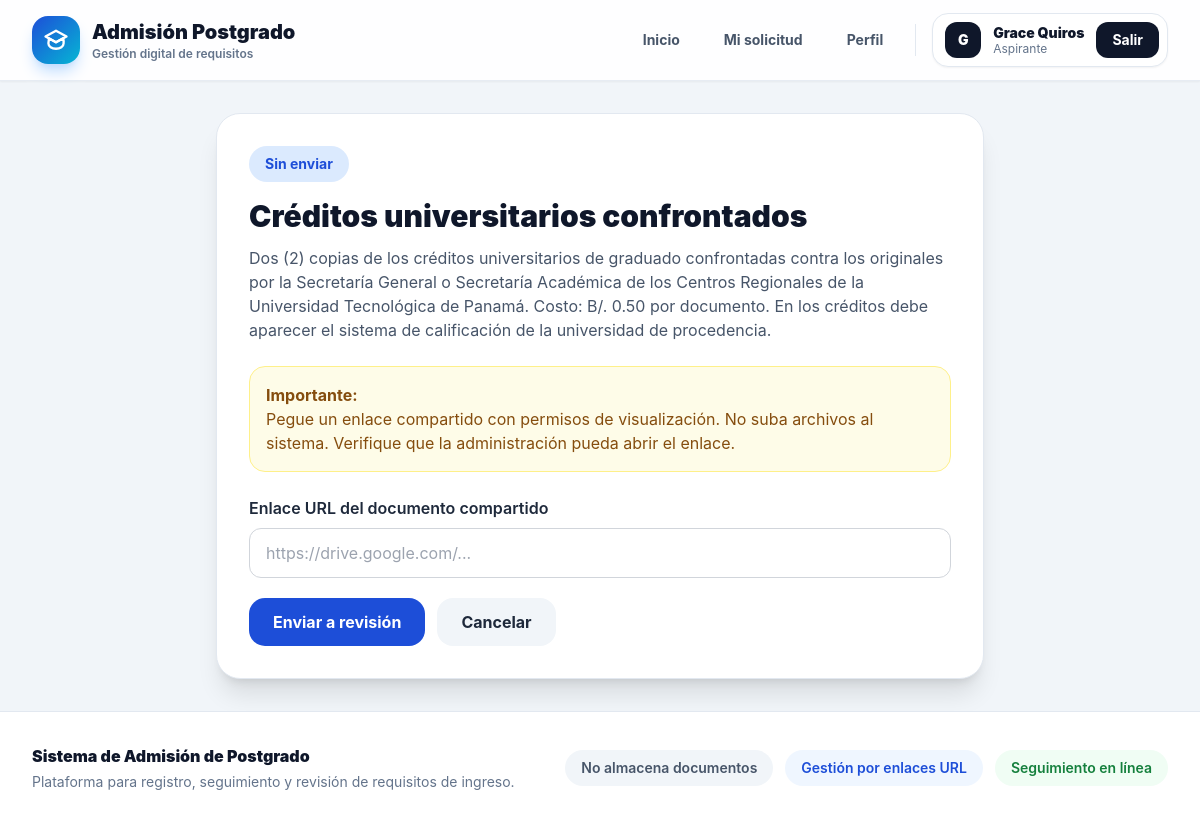
The page /estudiante/entrega/2/ (signed in) on the database its author committed.
### admisiones/models.py (models this page shows, shortened)
class StudentDocumentSubmission(models.Model):
    SIN_ENVIAR = 'SIN_ENVIAR'
    EN_REVISION = 'EN_REVISION'
    EN_PROCESO = 'EN_PROCESO'
    SUBSANAR = 'SUBSANAR'
    APROBADO = 'APROBADO'
    RECHAZADO = 'RECHAZADO'
    STATUS_CHOICES = [
        (SIN_ENVIAR, 'Sin enviar'),
        (EN_REVISION, 'En revisión'),
        (EN_PROCESO, 'En proceso'),
        (SUBSANAR, 'Subsanar'),
        (APROBADO, 'Aprobado'),
        (RECHAZADO, 'Rechazado'),
    ]
    profile = models.ForeignKey(
        StudentProfile,
        on_delete=models.CASCADE,
        related_name='documentos'
    )
    requirement = models.ForeignKey(
        Requirement,
        on_delete=models.CASCADE,
        related_name='entregas'
    )
    enlace_url = models.URLField(
        max_length=1000,
        blank=True,
        help_text='Enlace compartido del documento. Ejemplo: Google Drive, OneDrive, Dropbox.'
    )
    estado = models.CharField(
        max_length=20,
        choices=STATUS_CHOICES,
        default=SIN_ENVIAR
    )
    observacion_admin = models.TextField(blank=True)
    revisado_por = models.ForeignKey(
        settings.AUTH_USER_MODEL,
        on_delete=models.SET_NULL,
        null=True,
        blank=True,
        related_name='documentos_revisados'
    )
    enviado_en = models.DateTimeField(null=True, blank=True)
    actualizado_en = models.DateTimeField(auto_now=True)
    class Meta:
        unique_together = ('profile', 'requirement')
        ordering = ['requirement__orden']

class Requirement(models.Model):
    TODOS = 'TODOS'
    SOLO_INDICE_EQUIVALENTE = 'INDICE_EQUIVALENTE'
    APPLIES_TO_CHOICES = [
        (TODOS, 'Todos los aspirantes'),
        (SOLO_INDICE_EQUIVALENTE, 'Solo si requiere índice académico equivalente'),
    ]
    codigo = models.SlugField(unique=True)
    titulo = models.CharField(max_length=200)
    descripcion = models.TextField()
    aplica_a = models.CharField(
        max_length=30,
        choices=APPLIES_TO_CHOICES,
        default=TODOS
    )
    obligatorio = models.BooleanField(default=True)
    orden = models.PositiveIntegerField(default=1)
    activo = models.BooleanField(default=True)
    class Meta:
        ordering = ['orden', 'titulo']

### admisiones/views.py (the view)
# urls.py: path('estudiante/entrega/<int:entrega_id>/', views.subir_enlace, name='subir_enlace'),
@login_required
def subir_enlace(request, entrega_id):
    if request.user.is_staff:
        return redirect('admisiones:panel_admin')
    profile = obtener_perfil_estudiante(request.user)
    entrega = get_object_or_404(
        StudentDocumentSubmission,
        id=entrega_id,
        profile=profile
    )
    if request.method == 'POST':
        form = StudentDocumentSubmissionForm(request.POST, instance=entrega)
        if form.is_valid():
            entrega = form.save(commit=False)
            entrega.estado = StudentDocumentSubmission.EN_REVISION
            entrega.enviado_en = timezone.now()
            entrega.revisado_por = None
            entrega.save()
            messages.success(
                request,
                'Enlace enviado correctamente. El documento queda en revisión.'
            )
            return redirect('admisiones:estudiante_dashboard')
    else:
        form = StudentDocumentSubmissionForm(instance=entrega)
    return render(request, 'admisiones/subir_enlace.html', {
        'form': form,
        'entrega': entrega,
    })

### admisiones/forms.py
class StudentDocumentSubmissionForm(forms.ModelForm):
    class Meta:
        model = StudentDocumentSubmission
        fields = ['enlace_url']
        labels = {
            'enlace_url': 'Enlace URL del documento compartido'
        }
        widgets = {
            'enlace_url': forms.URLInput(attrs={
                'class': INPUT_CLASS,
                'placeholder': 'https://drive.google.com/...',
            })
        }

### admisiones/views.py (called while the page is built)
def obtener_perfil_estudiante(user):
    profile, _ = StudentProfile.objects.get_or_create(user=user)
    return profile

### templates/admisiones/subir_enlace.html (shortened to what this page needs)
{% extends 'base.html' %}
{% block content %}
<div class="max-w-3xl mx-auto bg-white rounded-3xl shadow-xl border border-slate-200 p-8">
    <span class="inline-flex px-4 py-2 rounded-full bg-blue-100 text-blue-700 text-sm font-bold">
        {{ entrega.get_estado_display }}
    </span>
    <h1 class="text-3xl font-black text-slate-900 mt-4">
        {{ entrega.requirement.titulo }}
    </h1>
    <p class="text-slate-600 mt-3">
        {{ entrega.requirement.descripcion }}
    </p>
    <div class="mt-6 bg-yellow-50 border border-yellow-200 text-yellow-800 rounded-2xl p-4">
        <p class="font-bold">Importante:</p>
        <p>
            Pegue un enlace compartido con permisos de visualización. No suba archivos al sistema.
            Verifique que la administración pueda abrir el enlace.
        </p>
    </div>
    <form method="post" class="mt-6 space-y-5">
        {% for field in form %}
            <div>
                <label class="block font-semibold mb-2">{{ field.label }}</label>
                {{ field }}
            </div>
        {% endfor %}
        <div class="flex gap-3">
            <button class="bg-blue-700 text-white px-6 py-3 rounded-2xl font-bold hover:bg-blue-800">
                Enviar a revisión
            </button>
            <a href="{% url 'admisiones:estudiante_dashboard' %}" class="bg-slate-100 text-slate-800 px-6 py-3 rounded-2xl font-bold hover:bg-slate-200">
                Cancelar
            </a>
        </div>
    </form>
</div>
{% endblock %}

### templates/base.html (shortened to what this page needs)
{% load static %}
<!DOCTYPE html>
<html lang="es" class="scroll-smooth">
<head>
    <script src="https://cdn.tailwindcss.com"></script>
</head>
<body class="min-h-screen bg-slate-100 text-slate-800 antialiased">
    <div class="min-h-screen flex flex-col">
        <header class="sticky top-0 z-50 glass-navbar border-b border-slate-200/80 shadow-sm">
            <nav class="max-w-7xl mx-auto px-4 sm:px-6 lg:px-8">
                <div class="h-20 flex items-center justify-between">
                    <a href="{% url 'admisiones:home' %}" class="flex items-center gap-3 group">
                        <div class="w-12 h-12 rounded-2xl bg-gradient-to-br from-blue-700 to-cyan-500 flex items-center justify-center text-white shadow-lg shadow-blue-200 group-hover:scale-105 transition-transform">
                        </div>
                        <div>
                            <p class="text-lg sm:text-xl font-black text-slate-900 leading-tight">
                                Admisión Postgrado
                            </p>
                            <p class="hidden sm:block text-xs font-semibold text-slate-500">
                                Gestión digital de requisitos
                            </p>
                        </div>
                    </a>
                    <div class="hidden md:flex items-center gap-3">
                        <a href="{% url 'admisiones:home' %}"
                           class="px-4 py-2 rounded-xl text-sm font-bold text-slate-600 hover:text-blue-700 hover:bg-blue-50 transition">
                            Inicio
                        </a>
                        {% if user.is_authenticated %}
                            {% if user.is_staff %}
                                <a href="{% url 'admisiones:panel_admin' %}"
                                   class="px-4 py-2 rounded-xl text-sm font-bold text-slate-600 hover:text-blue-700 hover:bg-blue-50 transition">
                                    Panel administrativo
                                </a>
                            {% else %}
                                <a href="{% url 'admisiones:estudiante_dashboard' %}"
                                   class="px-4 py-2 rounded-xl text-sm font-bold text-slate-600 hover:text-blue-700 hover:bg-blue-50 transition">
                                    Mi solicitud
                                </a>
                                <a href="{% url 'admisiones:estudiante_perfil' %}"
                                   class="px-4 py-2 rounded-xl text-sm font-bold text-slate-600 hover:text-blue-700 hover:bg-blue-50 transition">
                                    Perfil
                                </a>
                            {% endif %}
                            <div class="flex items-center gap-3 bg-white border border-slate-200 rounded-2xl pl-3 pr-2 py-2 shadow-sm">
                                <div class="w-9 h-9 rounded-xl bg-slate-900 text-white flex items-center justify-center font-black text-sm">
                                    {{ user.first_name|default:user.username|slice:":1"|upper }}
                                </div>
                                <div class="hidden lg:block">
                                    <p class="text-sm font-black text-slate-900 leading-tight">
                                        {{ user.get_full_name|default:user.username }}
                                    </p>
                                    <p class="text-xs text-slate-500 leading-tight">
                                        {% if user.is_staff %}
                                            Administrador
                                        {% else %}
                                            Aspirante
                                        {% endif %}
                                    </p>
                                </div>
                                <form action="{% url 'logout' %}" method="post">
                                    <button
                                        type="submit"
                                        class="px-4 py-2 rounded-xl bg-slate-900 text-white text-sm font-bold hover:bg-slate-700 transition"
                                    >
                                        Salir
                                    </button>
                                </form>
                            </div>
                        {% endif %}
                    </div>
                </div>
            </nav>
        </header>
        <main class="flex-1">
            <div class="max-w-7xl mx-auto px-4 sm:px-6 lg:px-8 py-8">
                <div class="fade-in">
                    {% block content %}{% endblock %}
                </div>
            </div>
        </main>
        <footer class="border-t border-slate-200 bg-white">
            <div class="max-w-7xl mx-auto px-4 sm:px-6 lg:px-8 py-8">
                <div class="flex flex-col md:flex-row md:items-center md:justify-between gap-5">
                    <div>
                        <p class="font-black text-slate-900">
                            Sistema de Admisión de Postgrado
                        </p>
                        <p class="text-sm text-slate-500 mt-1">
                            Plataforma para registro, seguimiento y revisión de requisitos de ingreso.
                        </p>
                    </div>
                    <div class="flex flex-wrap gap-3 text-sm">
                        <span class="px-4 py-2 rounded-full bg-slate-100 text-slate-600 font-semibold">
                            No almacena documentos
                        </span>
                        <span class="px-4 py-2 rounded-full bg-blue-50 text-blue-700 font-semibold">
                            Gestión por enlaces URL
                        </span>
                        <span class="px-4 py-2 rounded-full bg-green-50 text-green-700 font-semibold">
                            Seguimiento en línea
                        </span>
                    </div>
                </div>
            </div>
        </footer>
    </div>
</body>
</html>

### templates/base.html (style rules this page uses)
body { font-family: Inter, ui-sans-serif, system-ui, -apple-system, BlinkMacSystemFont, "Segoe UI", sans-serif; }
.glass-navbar { background: rgba(255, 255, 255, 0.88); backdrop-filter: blur(18px); }
.fade-in { animation: fadeIn 0.35s ease-in-out; }

### rows shown on the page
StudentDocumentSubmission: estado "Sin enviar", requirement.titulo "Créditos universitarios confrontados", requirement.descripcion "Dos (2) copias de los créditos universitarios de graduado confrontadas contra los originales por la Secretaría General o Secretaría Académica de los Centros Regionales de la Universidad Tecnológica de Panamá. Costo: B/. 0.50 por documento. En los créditos debe aparecer el sistema de calificación de la universidad de procedencia."

### other values the page prints
{{ user.first_name|default:user.username|slice:":1"|upper }} "G"
{{ user.get_full_name|default:user.username }} "Grace Quiros"
{{ field.label }} "Enlace URL del documento compartido"
